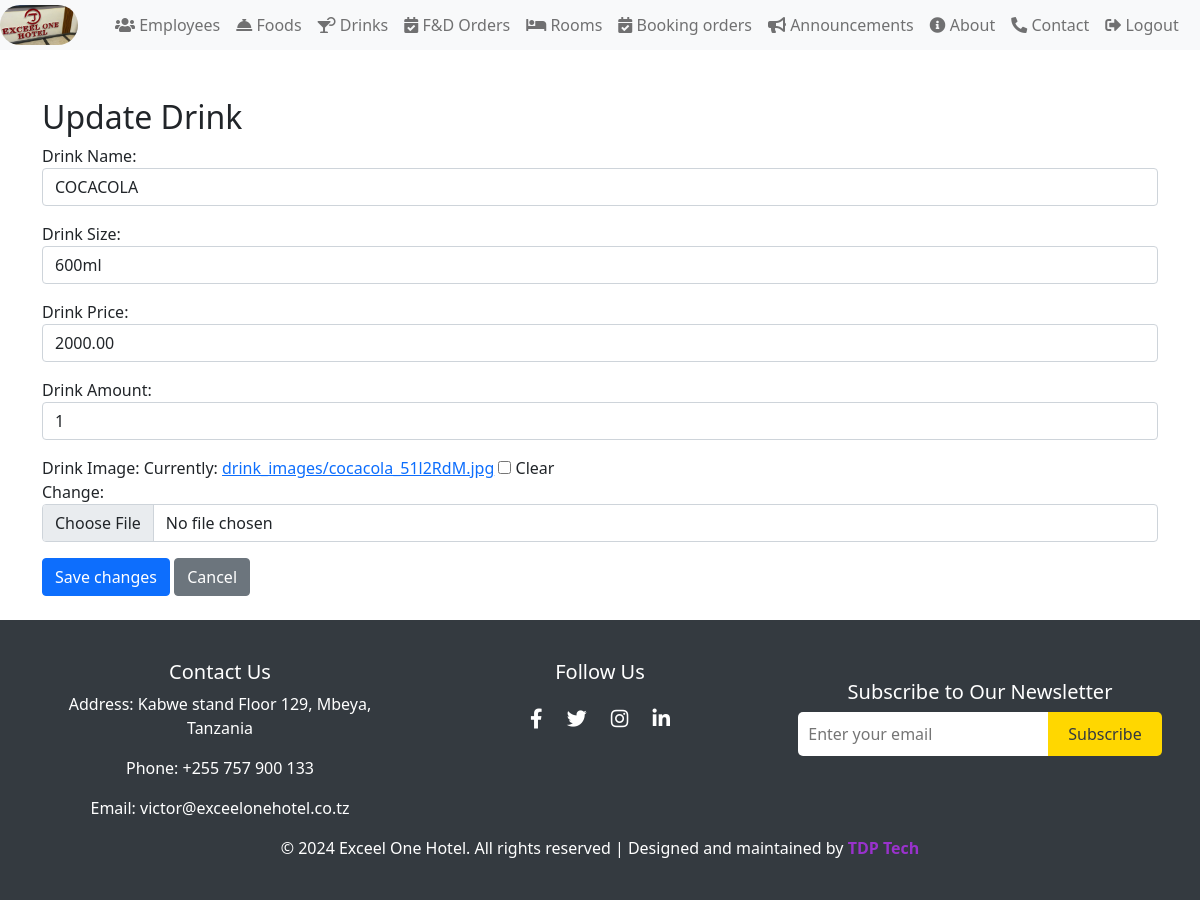
/Food/drink/update/1/ (signed in), run on the app's committed database.
### FoodDrinksApp/models.py (models this page shows, shortened)
class Drink(models.Model):
    drink_name = models.CharField(max_length=100)
    drink_size = models.CharField(max_length=50)
    drink_price = models.DecimalField(max_digits=12, decimal_places=2)
    drink_amount = models.PositiveIntegerField()
    drink_image = models.ImageField(upload_to='drink_images/', blank=True, null=True)

### FoodDrinksApp/views.py (the view)
# urls.py: path('drink/update/<int:pk>/', views.drink_update, name='drink_update'),
@login_required
def drink_update(request, pk):
    drink = get_object_or_404(Drink, pk=pk)
    if request.method == 'POST':
        form = DrinkForm(request.POST, request.FILES, instance=drink)
        if form.is_valid():
            form.save()
            return redirect('drink_list')
    else:
        form = DrinkForm(instance=drink)
    return render(request, 'drink_update.html', {'form': form})

### FoodDrinksApp/forms.py
class DrinkForm(forms.ModelForm):
    class Meta:
        model = Drink
        fields = ['drink_name', 'drink_size', 'drink_price', 'drink_amount', 'drink_image']
        widgets = {
            'drink_name': forms.TextInput(attrs={'class': 'form-control', 'placeholder': 'Enter drink name'}),
            'drink_size': forms.TextInput(attrs={'class': 'form-control', 'placeholder': 'Enter drink size'}),
            'drink_price': forms.NumberInput(attrs={'class': 'form-control', 'placeholder': 'Enter drink price'}),
            'drink_amount': forms.NumberInput(attrs={'class': 'form-control', 'placeholder': 'Enter amount of drinks'}),
            'drink_image': forms.ClearableFileInput(attrs={'class': 'form-control'}),
        }
        labels = {
            'drink_name': 'Drink Name',
            'drink_size': 'Drink Size',
            'drink_price': 'Drink Price',
            'drink_amount': 'Drink Amount',
            'drink_image': 'Drink Image',
        }

### FoodDrinksApp/templates/drink_update.html (shortened to what this page needs)
{% extends 'base.html' %}
{% block content %}
{% with user.userprofile.role as role %}
    {% if role.name == 'Admin' %}
    <h2>Update Drink</h2>
<form method="post" enctype="multipart/form-data">
    <div class="form-group">
        {{ form.as_p }}
    </div>
    <button type="submit" class="btn btn-primary">Save changes</button>
    <a href="{% url 'drink_list' %}" class="btn btn-secondary">Cancel</a>
</form>
    {% else %}
    <div class="container d-flex justify-content-center align-items-center">
        <p class="alert alert-info col-md-3 text-center text-danger col-md-4">Dont have permission to delete employee</p>
    </div>
    {% endif %}
{% endwith %}
{% endblock %}

### templates/base.html (style rules this page uses)
* { box-sizing: border-box; }

### data on the page
Drink: drink_name "COCACOLA", drink_size "600ml", drink_price "2000.00", drink_amount "1"
